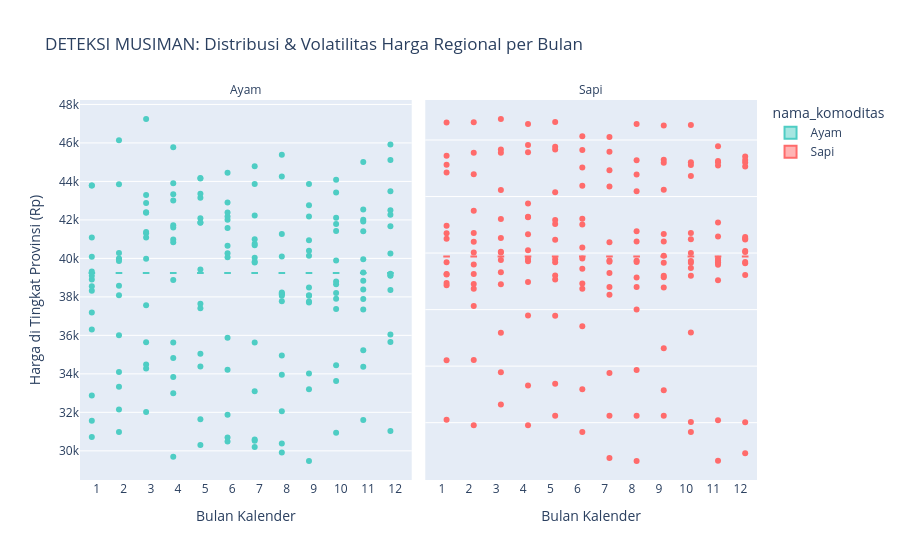

Here is the notebook cell this chart was saved with:
### Code cell
# ==============================================================================
# ANALISIS 6: Analisis Disparitas Harga: Regional vs Temporal
# ==============================================================================
print("\n--- 6. Disparitas Harga: Regional vs Temporal ---")

# Jangan di-groupby dan di-mean secara nasional! 
# Buang nilai kosong agar Boxplot akurat
seasonality_df = cube.dropna(subset=['avg_harga']).copy()

# Buat Boxplot dengan Facet (Memisahkan Sapi dan Ayam ke panel berbeda)
fig6 = px.box(
    seasonality_df,
    x='bulan',
    y='avg_harga',
    color='nama_komoditas',
    facet_col='nama_komoditas', # Membagi grafik menjadi 2 kolom (kiri Ayam, kanan Sapi)
    title='DETEKSI MUSIMAN: Distribusi & Volatilitas Harga Regional per Bulan',
    labels={'bulan': 'Bulan Kalender', 'avg_harga': 'Harga di Tingkat Provinsi (Rp)'},
    color_discrete_map={'Sapi': '#FF6B6B', 'Ayam': '#4ECDC4'}
)

# KUNCI UTAMA: Biarkan sumbu Y independen agar fluktuasi terlihat jelas
fig6.update_yaxes(matches=None)
fig6.update_xaxes(tickmode='linear', tick0=1, dtick=1)

# Bersihkan teks judul pada facet agar lebih rapi (menghilangkan tulisan "nama_komoditas=")
fig6.for_each_annotation(lambda a: a.update(text=a.text.split("=")[-1]))

fig6.show()

### Figure 1 — Plotly figure (JSON) as saved in the notebook; plotly's stock layout.template omitted (floating-point values rounded to 4 significant figures; data arrays with more than 128 entries replaced by an {"elided": "..."} marker saying what was removed)
{"data": [{"alignmentgroup": "True", "hovertemplate": "nama_komoditas=Ayam<br>Bulan Kalender=%{x}<br>Harga di Tingkat Provinsi (Rp)=%{y}<extra></extra>", "legendgroup": "Ayam", "marker": {"color": "#4ECDC4"}, "name": "Ayam", "notched": false, "offsetgroup": "Ayam", "orientation": "v", "showlegend": true, "type": "box", "x": {"elided": "506 int values"}, "x0": " ", "xaxis": "x", "y": {"elided": "506 float values"}, "y0": " ", "yaxis": "y"}, {"alignmentgroup": "True", "hovertemplate": "nama_komoditas=Sapi<br>Bulan Kalender=%{x}<br>Harga di Tingkat Provinsi (Rp)=%{y}<extra></extra>", "legendgroup": "Sapi", "marker": {"color": "#FF6B6B"}, "name": "Sapi", "notched": false, "offsetgroup": "Sapi", "orientation": "v", "showlegend": true, "type": "box", "x": {"elided": "507 int values"}, "x0": " ", "xaxis": "x2", "y": {"elided": "507 float values"}, "y0": " ", "yaxis": "y2"}], "layout": {"annotations": [{"font": {}, "showarrow": false, "text": "Ayam", "x": 0.245, "xanchor": "center", "xref": "paper", "y": 1, "yanchor": "bottom", "yref": "paper"}, {"font": {}, "showarrow": false, "text": "Sapi", "x": 0.755, "xanchor": "center", "xref": "paper", "y": 1, "yanchor": "bottom", "yref": "paper"}], "boxmode": "group", "legend": {"title": {"text": "nama_komoditas"}, "tracegroupgap": 0}, "title": {"text": "DETEKSI MUSIMAN: Distribusi & Volatilitas Harga Regional per Bulan"}, "xaxis": {"anchor": "y", "domain": [0, 0.49], "dtick": 1, "tick0": 1, "tickmode": "linear", "title": {"text": "Bulan Kalender"}}, "xaxis2": {"anchor": "y2", "domain": [0.51, 1], "dtick": 1, "matches": "x", "tick0": 1, "tickmode": "linear", "title": {"text": "Bulan Kalender"}}, "yaxis": {"anchor": "x", "domain": [0, 1], "title": {"text": "Harga di Tingkat Provinsi (Rp)"}}, "yaxis2": {"anchor": "x2", "domain": [0, 1], "showticklabels": false}}}
